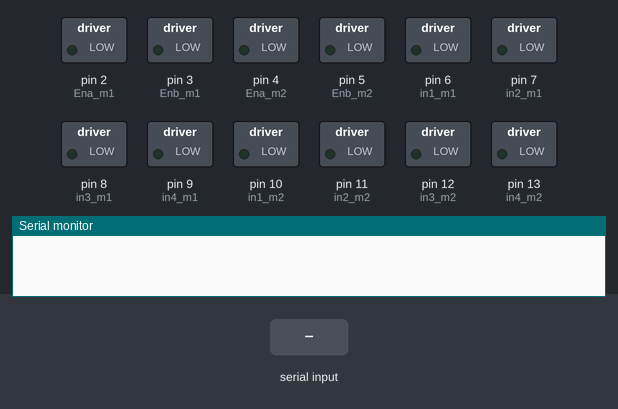
The sketch below on a simulated Arduino Uno, built with avr-gcc and run on an emulated ATmega328P. On the bench: switched loads named in the sketch (green lamp = pin HIGH), the last lines printed to the serial monitor. The test bench sets the inputs (shaded band).

Above: at 1.2 s.
1.3 s: "FORWARD" received over Serial
At 2.7 s:
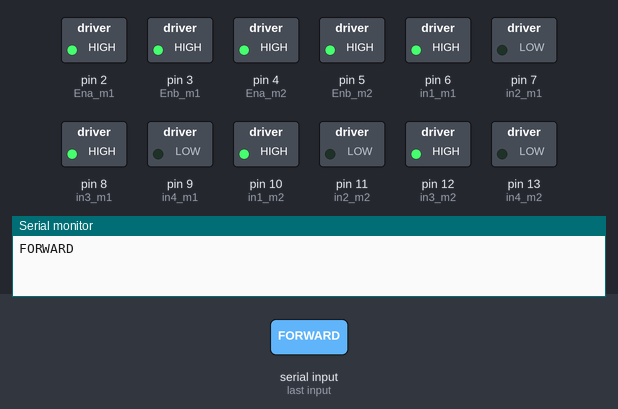
3.1 s: "BACKWARD" received over Serial
At 4.7 s:
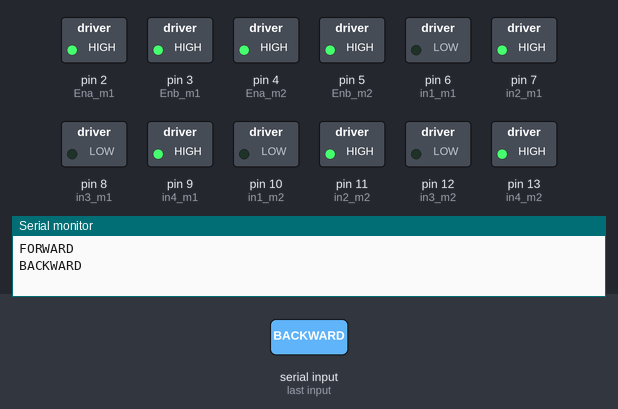
5.0 s: "LEFT" received over Serial
At 6.0 s:
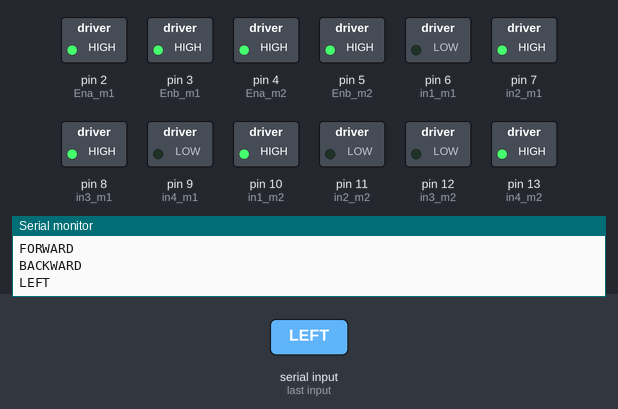
6.7 s: "RIGHT" received over Serial
At 7.9 s:
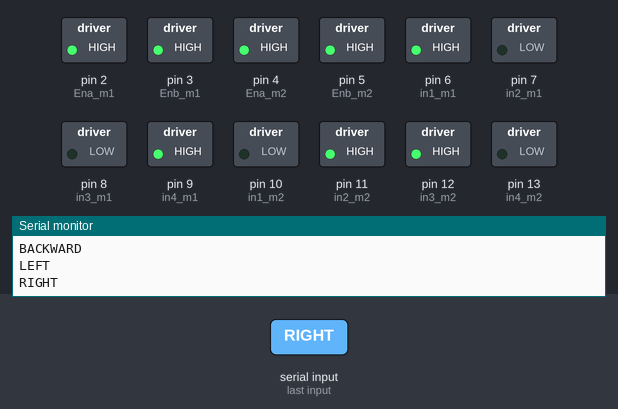
8.4 s: "FORWARDLEFT" received over Serial
At 9.4 s:
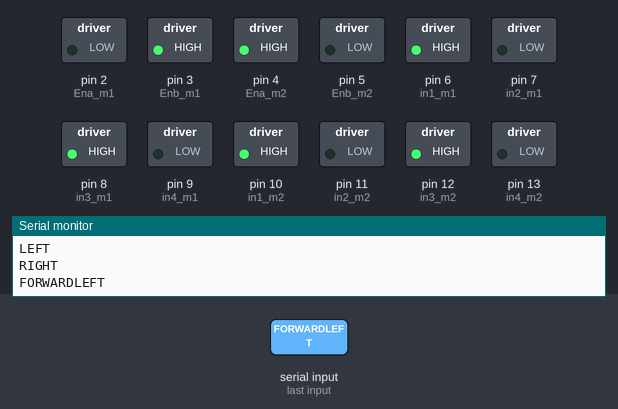
10.4 s: "FORWARDRIGHT" received over Serial
At 11.6 s:
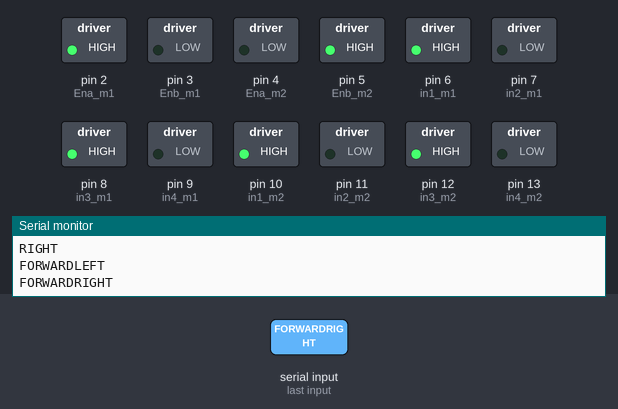
Timing chart, 0 to 13.4 s (numbered marks = the images above; inputs shaded):
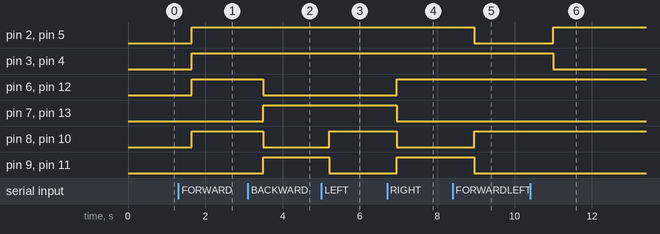

Measured:
- after the input at 1.3 s, pin 2 (Ena_m1), pin 3 (Enb_m1), pin 4 (Ena_m2), pin 5 (Enb_m2), pin 6 (in1_m1), pin 8 (in3_m1), pin 10 (in1_m2), pin 12 (in3_m2): LOW → HIGH after 0.35 s
- after the input at 3.1 s, pin 6 (in1_m1), pin 8 (in3_m1), pin 10 (in1_m2), pin 12 (in3_m2): HIGH → LOW after 0.40 s; pin 7 (in2_m1), pin 9 (in4_m1), pin 11 (in2_m2), pin 13 (in4_m2): LOW → HIGH after 0.40 s
- after the input at 5.0 s, pin 8 (in3_m1), pin 10 (in1_m2): LOW → HIGH after 0.20 s; pin 9 (in4_m1), pin 11 (in2_m2): HIGH → LOW after 0.20 s
- after the input at 6.7 s, pin 6 (in1_m1), pin 9 (in4_m1), pin 11 (in2_m2), pin 12 (in3_m2): LOW → HIGH after 0.25 s; pin 7 (in2_m1), pin 8 (in3_m1), pin 10 (in1_m2), pin 13 (in4_m2): HIGH → LOW after 0.25 s
- after the input at 8.4 s, pin 2 (Ena_m1), pin 5 (Enb_m2), pin 9 (in4_m1), pin 11 (in2_m2): HIGH → LOW after 0.55 s; pin 8 (in3_m1), pin 10 (in1_m2): LOW → HIGH after 0.55 s
- after the input at 10.4 s, pin 2 (Ena_m1), pin 5 (Enb_m2): LOW → HIGH after 0.60 s; pin 3 (Enb_m1), pin 4 (Ena_m2): HIGH → LOW after 0.60 s

The sketch:

Bluetooth_Controlled_Meccanum_wheel_drive.ino
```cpp
int Ena_m1= 2;
int Enb_m1 = 3;
int in1_m1 = 6;
int in2_m1 = 7;
int in3_m1 = 8;
int in4_m1 = 9;
int Ena_m2= 4;
int Enb_m2 = 5;
int in1_m2 = 10;
int in2_m2 = 11;
int in3_m2 = 12;
int in4_m2 = 13;
String readString;
void setup() {

  //Motor Pins are OUTPUT
  pinMode(Ena_m1, OUTPUT);
  pinMode(Enb_m1, OUTPUT);
  pinMode(in1_m1, OUTPUT);
  pinMode(in2_m1, OUTPUT);
  pinMode(in3_m1, OUTPUT);
  pinMode(in4_m1, OUTPUT);
  pinMode(Ena_m2, OUTPUT);
  pinMode(Enb_m2, OUTPUT);
  pinMode(in1_m2, OUTPUT);
  pinMode(in2_m2, OUTPUT);
  pinMode(in3_m2, OUTPUT);
  pinMode(in4_m2, OUTPUT);
  Serial.begin(9600);
}

void loop() {

  while(Serial.available()){
    delay(50);
    char c=Serial.read();
    readString+=c;
  }
  if(readString.length()>0){
    Serial.println(readString);
    if (readString =="FORWARD"){      // MOVE FORWARD
      digitalWrite(Ena_m1, HIGH);
      digitalWrite(Enb_m1, HIGH);
      digitalWrite(in1_m1, HIGH);
      digitalWrite(in2_m1, LOW);
      digitalWrite(in3_m1, HIGH);
      digitalWrite(in4_m1, LOW);

      digitalWrite(Ena_m2, HIGH);
      digitalWrite(Enb_m2, HIGH);
      digitalWrite(in1_m2, HIGH);
      digitalWrite(in2_m2, LOW);
      digitalWrite(in3_m2, HIGH);
      digitalWrite(in4_m2, LOW);
          }
    if (readString =="BACKWARD"){     // MOVE BACKWARD
      digitalWrite(Ena_m1, HIGH);
      digitalWrite(Enb_m1, HIGH);
      digitalWrite(in1_m1, LOW);
      digitalWrite(in2_m1, HIGH);
      digitalWrite(in3_m1, LOW);
      digitalWrite(in4_m1, HIGH);

      digitalWrite(Ena_m2, HIGH);
      digitalWrite(Enb_m2, HIGH);
      digitalWrite(in1_m2, LOW);
      digitalWrite(in2_m2, HIGH);
      digitalWrite(in3_m2, LOW);
      digitalWrite(in4_m2, HIGH);
    }
    if (readString =="LEFT"){
      digitalWrite(Ena_m1, HIGH);
      digitalWrite(Enb_m1, HIGH);
      digitalWrite(in1_m1, LOW);
      digitalWrite(in2_m1, HIGH);
      digitalWrite(in3_m1, HIGH);
      digitalWrite(in4_m1, LOW);

      digitalWrite(Ena_m2, HIGH);
      digitalWrite(Enb_m2, HIGH);
      digitalWrite(in1_m2, HIGH);
      digitalWrite(in2_m2, LOW);
      digitalWrite(in3_m2, LOW);
      digitalWrite(in4_m2, HIGH);
    }
    if (readString =="RIGHT"){
     digitalWrite(Ena_m1, HIGH);
      digitalWrite(Enb_m1, HIGH);
      digitalWrite(in1_m1, HIGH);
      digitalWrite(in2_m1, LOW);
      digitalWrite(in3_m1, LOW);
      digitalWrite(in4_m1, HIGH);

      digitalWrite(Ena_m2, HIGH);
      digitalWrite(Enb_m2, HIGH);
      digitalWrite(in1_m2, LOW);
      digitalWrite(in2_m2, HIGH);
      digitalWrite(in3_m2, HIGH);
      digitalWrite(in4_m2, LOW);
    }
    if (readString =="FORWARDLEFT"){
      digitalWrite(Ena_m1, LOW);
      digitalWrite(Enb_m1, HIGH);
      digitalWrite(in3_m1, HIGH);
      digitalWrite(in4_m1, LOW);

      digitalWrite(Ena_m2, HIGH);
      digitalWrite(Enb_m2, LOW);
      digitalWrite(in1_m2, HIGH);
      digitalWrite(in2_m2, LOW);

    }
   if (readString =="FORWARDRIGHT"){
      digitalWrite(Ena_m1, HIGH);
      digitalWrite(Enb_m1, LOW);
      digitalWrite(in1_m1, HIGH);
      digitalWrite(in2_m1, LOW);

      digitalWrite(Ena_m2, LOW);
      digitalWrite(Enb_m2, HIGH);
      digitalWrite(in3_m2, HIGH);
      digitalWrite(in4_m2, LOW);
   }
 if (readString =="BACKWARDLEFT"){
      digitalWrite(Ena_m1, HIGH);
      digitalWrite(Enb_m1, LOW);
      digitalWrite(in1_m1, LOW);
      digitalWrite(in2_m1, HIGH);

      digitalWrite(Ena_m2, LOW);
      digitalWrite(Enb_m2, HIGH);
      digitalWrite(in3_m2, LOW);
      digitalWrite(in4_m2, HIGH);


 }
 if (readString =="BACKWARDRIGHT"){
      digitalWrite(Ena_m1, LOW);
      digitalWrite(in3_m1, LOW);
      digitalWrite(in4_m1, HIGH);

      digitalWrite(Ena_m2, HIGH);
      digitalWrite(Enb_m2, LOW);
      digitalWrite(in1_m2, LOW);
      digitalWrite(in2_m2, HIGH);


 }
 if (readString =="ROTATELEFT"){
      digitalWrite(Ena_m1, HIGH);
      digitalWrite(Enb_m1, HIGH);
      digitalWrite(in1_m1, LOW);
      digitalWrite(in2_m1, HIGH);
      digitalWrite(in3_m1, HIGH);
      digitalWrite(in4_m1, LOW);

      digitalWrite(Ena_m2, HIGH);
      digitalWrite(Enb_m2, HIGH);
      digitalWrite(in1_m2, LOW);
      digitalWrite(in2_m2, HIGH);
      digitalWrite(in2_m2, HIGH);
      digitalWrite(in3_m2, LOW);
 }
 if (readString =="ROTATERIGHT"){
      digitalWrite(Ena_m1, HIGH);
      digitalWrite(Enb_m1, HIGH);
      digitalWrite(in1_m1, HIGH);
      digitalWrite(in2_m1, LOW);
      digitalWrite(in3_m1, LOW);
      digitalWrite(in4_m1, HIGH);
      digitalWrite(Ena_m2, HIGH);
      digitalWrite(Enb_m2, HIGH);
      digitalWrite(in1_m2, HIGH);
      digitalWrite(in2_m2, LOW);
      digitalWrite(in3_m2, LOW);
      digitalWrite(in4_m2, HIGH);

 }
 if (readString =="STOP"){
      digitalWrite(Ena_m1, LOW);
      digitalWrite(Enb_m1, LOW);
      digitalWrite(Ena_m2, LOW);
      digitalWrite(Enb_m2, LOW);
 }
    readString="";
  }
}
```
